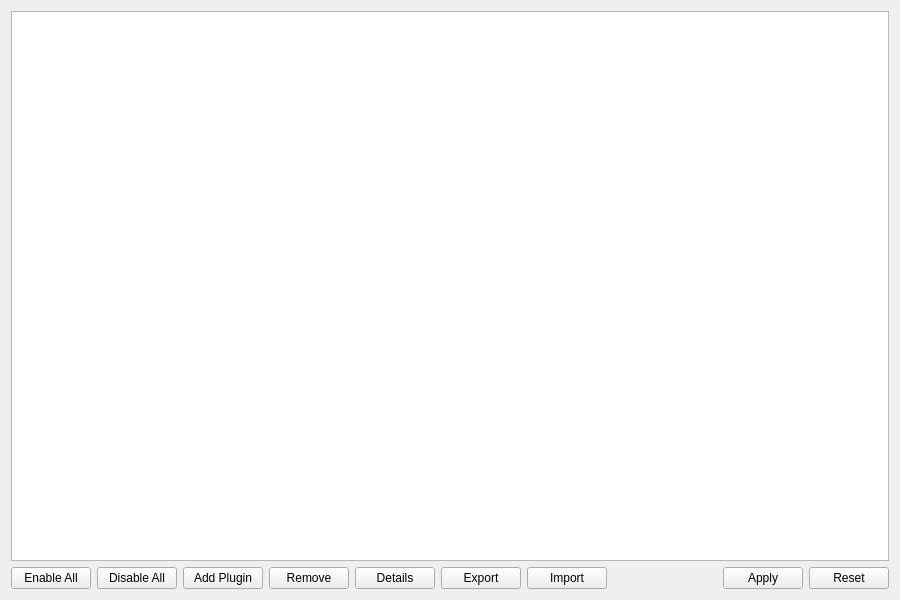
<?xml version="1.0" encoding="UTF-8"?>
<ui version="4.0">
 <class>CFrmQWebEnginePluginManagerUI</class>
 <widget class="QWidget" name="CFrmQWebEnginePluginManager">
  <property name="geometry">
   <rect>
    <x>0</x>
    <y>0</y>
    <width>900</width>
    <height>600</height>
   </rect>
  </property>
  <property name="windowTitle">
   <string>QWebEngine Plugin Manager</string>
  </property>
  <layout class="QVBoxLayout" name="verticalLayout">
   <item>
    <widget class="QTableView" name="tvPlugins">
     <property name="alternatingRowColors">
      <bool>true</bool>
     </property>
    </widget>
   </item>
   <item>
    <layout class="QHBoxLayout" name="horizontalLayout">
     <item>
      <widget class="QPushButton" name="pbEnableAll">
       <property name="text">
        <string>Enable All</string>
       </property>
      </widget>
     </item>
     <item>
      <widget class="QPushButton" name="pbDisableAll">
       <property name="text">
        <string>Disable All</string>
       </property>
      </widget>
     </item>
     <item>
      <widget class="QPushButton" name="pbAdd">
       <property name="text">
        <string>Add Plugin</string>
       </property>
      </widget>
     </item>
     <item>
      <widget class="QPushButton" name="pbRemove">
       <property name="text">
        <string>Remove</string>
       </property>
      </widget>
     </item>
     <item>
      <widget class="QPushButton" name="pbDetails">
       <property name="text">
        <string>Details</string>
       </property>
      </widget>
     </item>
     <item>
      <widget class="QPushButton" name="pbExport">
       <property name="text">
        <string>Export</string>
       </property>
      </widget>
     </item>
     <item>
      <widget class="QPushButton" name="pbImport">
       <property name="text">
        <string>Import</string>
       </property>
      </widget>
     </item>
     <item>
      <spacer name="horizontalSpacer">
       <property name="orientation">
        <enum>Qt::Horizontal</enum>
       </property>
       <property name="sizeHint" stdset="0">
        <size>
         <width>40</width>
         <height>20</height>
        </size>
       </property>
      </spacer>
     </item>
     <item>
      <widget class="QPushButton" name="pbApply">
       <property name="text">
        <string>Apply</string>
       </property>
      </widget>
     </item>
     <item>
      <widget class="QPushButton" name="pbReset">
       <property name="text">
        <string>Reset</string>
       </property>
      </widget>
     </item>
    </layout>
   </item>
  </layout>
 </widget>
 <resources/>
 <connections/>
</ui>
